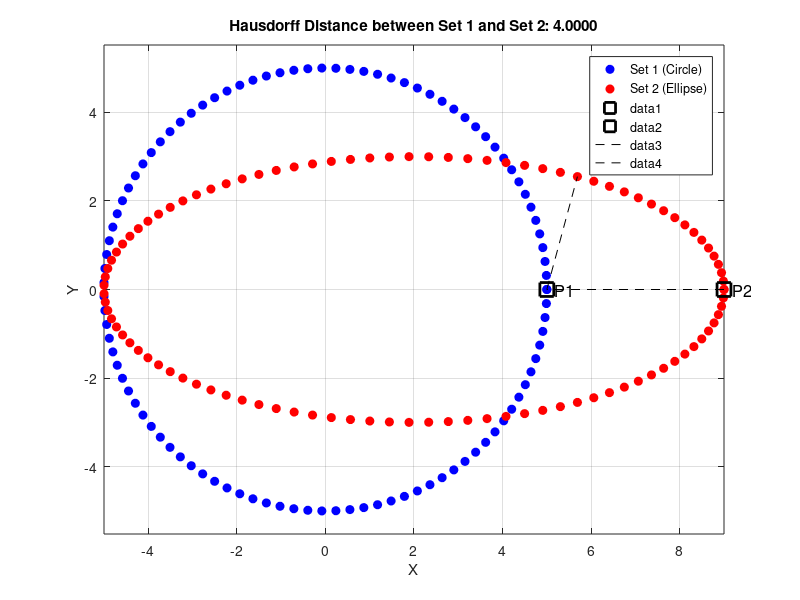

Source code (MATLAB):
% Clear workspace and figures
clear; close all; clc;

% Generate first set of points (a circle)
theta = linspace(0, 2*pi, 100);
r = 5; % Radius of the circle
x1 = r * cos(theta);
y1 = r * sin(theta);
set1 = [x1', y1'];

% Generate second set of points (an ellipse)
a = 7; % Semi-major axis
b = 3; % Semi-minor axis
x2 = a * cos(theta) + 2; % Shift ellipse center to (2,0)
y2 = b * sin(theta);
set2 = [x2', y2'];

% Compute the pairwise distances between points in set1 and set2
D = pdist2(set1, set2);

% Compute the Hausdorff distance
hausdorff_dist = max([max(min(D, [], 2)), max(min(D, [], 1))]);

% Find the points that contribute to the Hausdorff distance
[~, idx1] = max(min(D, [], 2)); % Index in set1
[~, idx2] = max(min(D, [], 1)); % Index in set2

% Find the closest points in the other set
[~, idx2_closest] = min(D(idx1,:)); % Closest index in set2 to set1(idx1,:)
[~, idx1_closest] = min(D(:, idx2)); % Closest index in set1 to set2(idx2,:)

% Plot the two sets
figure;
plot(set1(:,1), set1(:,2), 'bo', 'MarkerFaceColor', 'b'); hold on;
plot(set2(:,1), set2(:,2), 'ro', 'MarkerFaceColor', 'r');
legend('Set 1 (Circle)', 'Set 2 (Ellipse)');
title(sprintf('Hausdorff Distance between Set 1 and Set 2: %.4f', hausdorff_dist));
xlabel('X');
ylabel('Y');
axis equal;

% Highlight the points contributing to the Hausdorff distance
plot(set1(idx1,1), set1(idx1,2), 'ks', 'MarkerSize', 10, 'LineWidth', 2);
plot(set2(idx2,1), set2(idx2,2), 'ks', 'MarkerSize', 10, 'LineWidth', 2);

% Draw lines showing the distances
% Line from set1(idx1,:) to its closest point in set2
line([set1(idx1,1), set2(idx2_closest,1)], [set1(idx1,2), set2(idx2_closest,2)], 'Color', 'k', 'LineStyle', '--');

% Line from set2(idx2,:) to its closest point in set1
line([set2(idx2,1), set1(idx1_closest,1)], [set2(idx2,2), set1(idx1_closest,2)], 'Color', 'k', 'LineStyle', '--');

% Annotate the points
text(set1(idx1,1), set1(idx1,2), '  P1', 'FontSize', 12, 'Color', 'k');
text(set2(idx2,1), set2(idx2,2), '  P2', 'FontSize', 12, 'Color', 'k');

% Display the figure
grid on;
